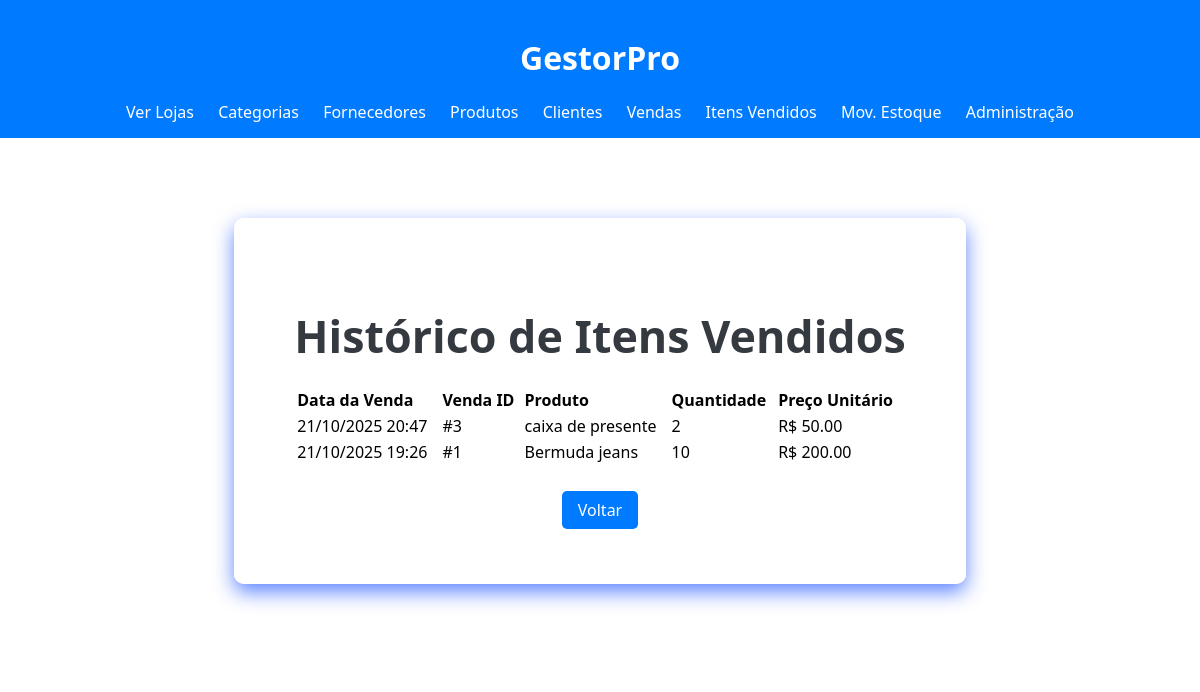
Page /historico/itens-vendidos/ (signed in) on the earlier database version.
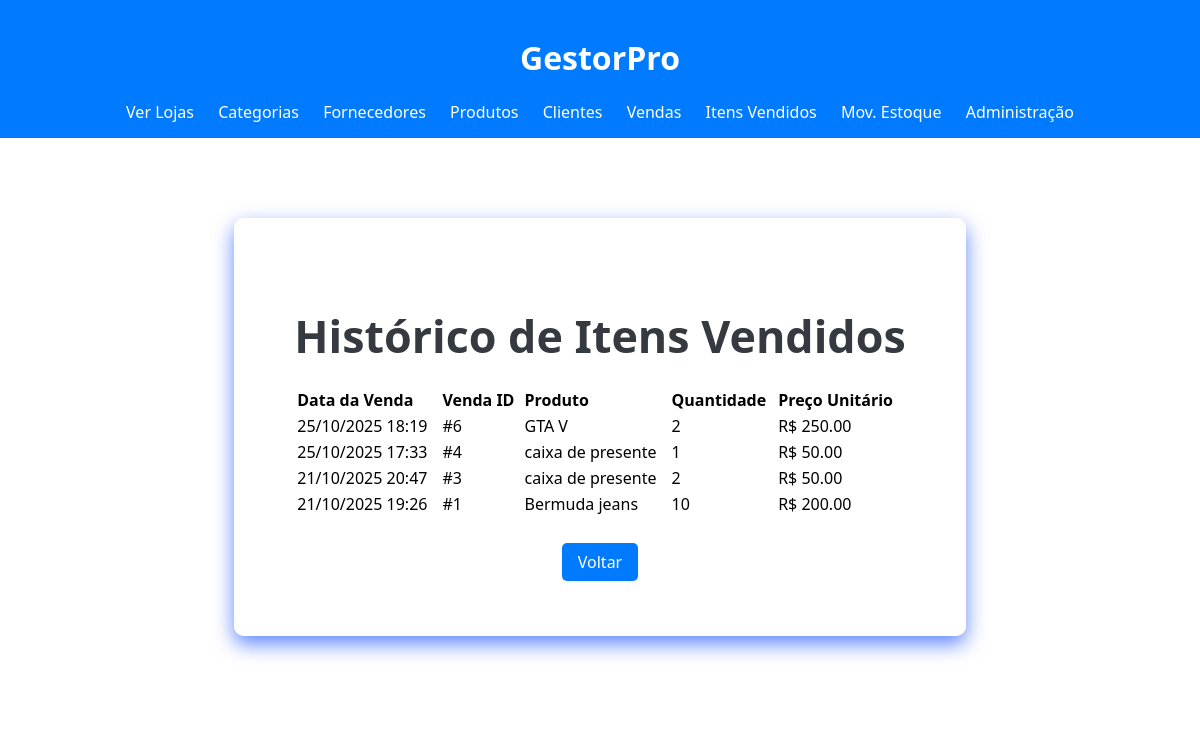
Same page on the later database version.
### loja_app/models.py (models this page shows, shortened)
class ItensVenda(models.Model):
    venda = models.ForeignKey(Venda, related_name='itens', on_delete=models.CASCADE)
    produto = models.ForeignKey(Produto, on_delete=models.PROTECT)
    quantidade = models.IntegerField()
    preco_unitario = models.DecimalField(max_digits=10, decimal_places=2)

class Venda(models.Model):
    STATUS_CHOICES = [
        ('CONCLUIDA', 'Concluída'),
        ('CANCELADA', 'Cancelada'),
    ]
    cliente = models.ForeignKey(Cliente, on_delete=models.SET_NULL, null=True, blank=True)
    loja = models.ForeignKey(Loja, on_delete=models.CASCADE)
    data_venda = models.DateTimeField(default=timezone.now)
    valor_total = models.DecimalField(max_digits=10, decimal_places=2, default=0)
    status = models.CharField(max_length=10, choices=STATUS_CHOICES, default='CONCLUIDA') # <-- CAMPO ADICIONADO

class Produto(models.Model):
    nome = models.CharField(max_length=200, verbose_name="Nome do Produto")
    preco_compra = models.DecimalField(max_digits=10, decimal_places=2, verbose_name="Preço de Compra")
    preco_venda = models.DecimalField(max_digits=10, decimal_places=2, verbose_name="Preço de Venda")
    categoria = models.ForeignKey(Categoria, on_delete=models.SET_NULL, null=True, blank=True)
    fornecedor = models.ForeignKey(Fornecedor, on_delete=models.SET_NULL, null=True, blank=True)
    loja = models.ForeignKey(Loja, on_delete=models.CASCADE)

### loja_app/views.py (the view)
# urls.py: path('historico/itens-vendidos/', views.lista_itens_venda, name='lista_itens_venda'),
@staff_member_required
def lista_itens_venda(request):
    itens_venda = ItensVenda.objects.all().order_by('-venda__data_venda')
    return render(request, 'loja_app/itens_venda_list.html', {'itens_venda': itens_venda})

### loja_app/templates/loja_app/itens_venda_list.html (shortened to what this page needs)
{% extends 'loja_app/base.html' %}
{% load static %}
{% block body_class %}dashboard-page{% endblock %}
{% block extra_css %}<link rel="stylesheet" href="{% static 'loja_app/css/home.css' %}">{% endblock %}
{% block content %}
<div class="dashboard-simple-container">
    <div class="dashboard-simple-content" style="max-width: 1200px;">
        <h2>Histórico de Itens Vendidos</h2>
        <table style="width: 100%; margin-top: 20px; text-align: left;">
            <thead>
                <tr>
                    <th>Data da Venda</th>
                    <th>Venda ID</th>
                    <th>Produto</th>
                    <th>Quantidade</th>
                    <th>Preço Unitário</th>
                </tr>
            </thead>
            <tbody>
                {% for item in itens_venda %}
                <tr>
                    <td>{{ item.venda.data_venda|date:"d/m/Y H:i" }}</td>
                    <td>#{{ item.venda.id }}</td>
                    <td>{{ item.produto.nome }}</td>
                    <td>{{ item.quantidade }}</td>
                    <td>R$ {{ item.preco_unitario }}</td>
                </tr>
                {% empty %}
                <tr><td colspan="5">Nenhum item vendido ainda.</td></tr>
                {% endfor %}
            </tbody>
        </table>
        <div class="back-button-container" style="margin-top: 20px;">
            <a href="{% url 'dashboard' %}" class="botao">Voltar</a>
        </div>
    </div>
</div>
{% endblock %}

Differences in the rows shown:
added ItensVenda: venda.data_venda "25/10/2025 18:19", venda.id "6", produto.nome "GTA V", quantidade "2", preco_unitario "250.00"
added ItensVenda: venda.data_venda "25/10/2025 17:33", venda.id "4", produto.nome "caixa de presente", quantidade "1", preco_unitario "50.00"
